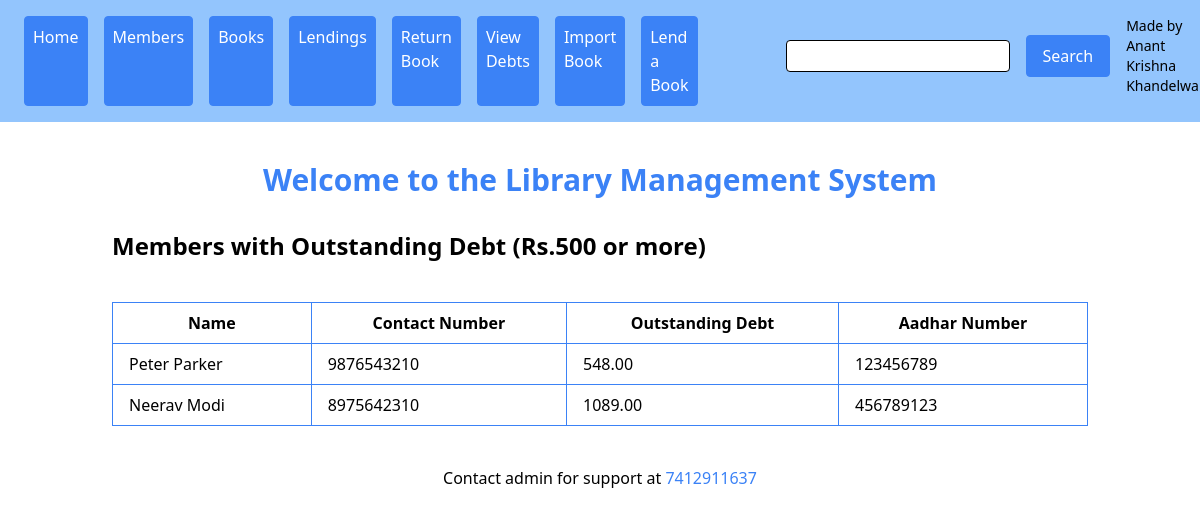
The page / on the database its author committed.
### library/models.py (models this page shows, shortened)
class Member(models.Model):
    name=models.CharField(max_length=30)
    number=models.CharField(max_length=13)
    debt = models.DecimalField(decimal_places=2, max_digits=8, default=0)
    aadhar_number = models.CharField(max_length=12)

### library/views.py (the view)
# urls.py: path('',dashboard,name="home"),
def dashboard(request):
    members_with_debt = Member.objects.filter(debt__gte=500)
    return render(request,'dashboard.html',{'mwd':members_with_debt})

### template/dashboard.html
{% extends 'base.html' %}
{% block body %}
<div class="container mx-auto p-6">
    <h1 class="text-3xl font-semibold mb-4">Welcome to the Library Management System</h1>
    <div class="mt-8">
        <h2 class="text-2xl font-semibold mb-4">Members with Outstanding Debt (Rs.500 or more)</h2>
        <table class="min-w-full">
            <thead>
                <tr>
                    <th class="px-4 py-2">Name</th>
                    <th class="px-4 py-2">Contact Number</th>
                    <th class="px-4 py-2">Outstanding Debt</th>
                    <th class="px-4 py-2">Aadhar Number</th>
                </tr>
            </thead>
            <tbody>
                {% for member in mwd %}
                <tr>
                    <td class="border px-4 py-2">{{ member.name }}</td>
                    <td class="border px-4 py-2">{{ member.number }}</td>
                    <td class="border px-4 py-2">{{ member.debt }}</td>
                    <td class="border px-4 py-2">{{ member.aadhar_number }}</td>
                </tr>
                {% endfor %}
            </tbody>
        </table>
    </div>
    <div class="mt-8 text-center">
        <p>Contact admin for support at <a href="tel:7412911637" class="text-blue-500">7412911637</a></p>
    </div>
</div>
{% endblock %}

### rows shown on the page
Member: name "Peter Parker", number "9876543210", debt "548.00", aadhar_number "123456789"
Member: name "Neerav Modi", number "8975642310", debt "1089.00", aadhar_number "456789123"
